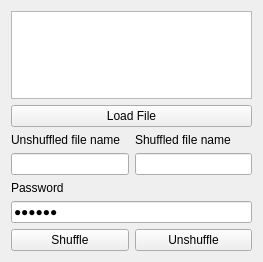
<?xml version="1.0" encoding="UTF-8"?>
<ui version="4.0">
 <class>FormText</class>
 <widget class="QWidget" name="FormText">
  <property name="geometry">
   <rect>
    <x>0</x>
    <y>0</y>
    <width>263</width>
    <height>262</height>
   </rect>
  </property>
  <property name="windowTitle">
   <string>Form</string>
  </property>
  <layout class="QVBoxLayout" name="verticalLayout_4">
   <item>
    <widget class="QPlainTextEdit" name="ptetext"/>
   </item>
   <item>
    <layout class="QHBoxLayout" name="horizontalLayout_3">
     <item>
      <widget class="QPushButton" name="pbloadfile">
       <property name="text">
        <string>Load File</string>
       </property>
      </widget>
     </item>
    </layout>
   </item>
   <item>
    <layout class="QHBoxLayout" name="horizontalLayout_2">
     <item>
      <layout class="QVBoxLayout" name="verticalLayout_2">
       <item>
        <widget class="QLabel" name="label_2">
         <property name="text">
          <string>Unshuffled file name</string>
         </property>
        </widget>
       </item>
       <item>
        <widget class="QLineEdit" name="leunshuffledfile">
         <property name="echoMode">
          <enum>QLineEdit::Normal</enum>
         </property>
        </widget>
       </item>
      </layout>
     </item>
     <item>
      <layout class="QVBoxLayout" name="verticalLayout_3">
       <item>
        <widget class="QLabel" name="label_3">
         <property name="text">
          <string>Shuffled file name</string>
         </property>
        </widget>
       </item>
       <item>
        <widget class="QLineEdit" name="leshuffledfile">
         <property name="echoMode">
          <enum>QLineEdit::Normal</enum>
         </property>
        </widget>
       </item>
      </layout>
     </item>
    </layout>
   </item>
   <item>
    <layout class="QVBoxLayout" name="verticalLayout">
     <item>
      <widget class="QLabel" name="label">
       <property name="text">
        <string>Password</string>
       </property>
      </widget>
     </item>
     <item>
      <widget class="QLineEdit" name="lepwd">
       <property name="text">
        <string>000000</string>
       </property>
       <property name="echoMode">
        <enum>QLineEdit::Password</enum>
       </property>
      </widget>
     </item>
    </layout>
   </item>
   <item>
    <layout class="QHBoxLayout" name="horizontalLayout">
     <item>
      <widget class="QPushButton" name="pbshuffle">
       <property name="text">
        <string>Shuffle</string>
       </property>
      </widget>
     </item>
     <item>
      <widget class="QPushButton" name="pbunshuffle">
       <property name="text">
        <string>Unshuffle</string>
       </property>
      </widget>
     </item>
    </layout>
   </item>
  </layout>
 </widget>
 <resources/>
 <connections/>
</ui>
